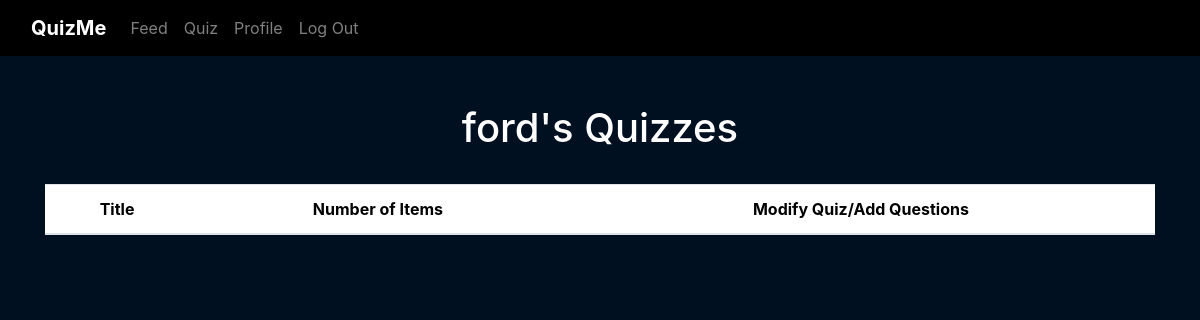
The app's page /quiz/ (signed in), older data.
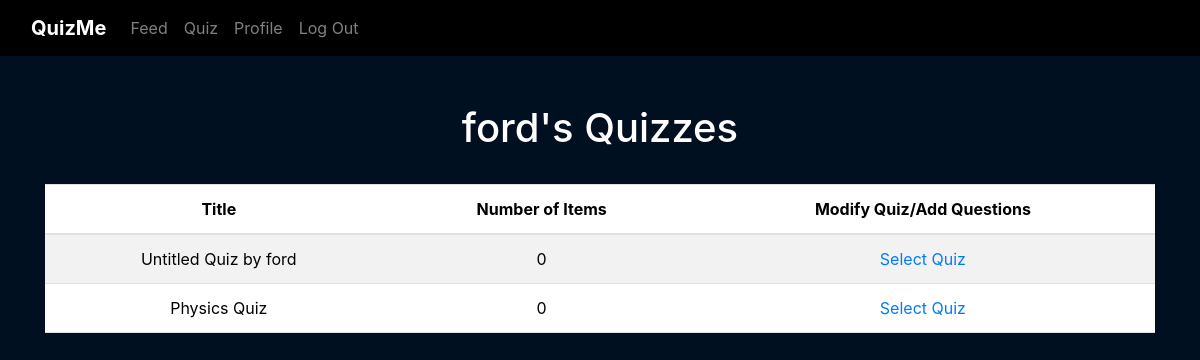
The same page, newer data.
### web_app/models.py (models this page shows)
class User(db.Model, UserMixin):
    __tablename__ = 'users'
    id = db.Column(db.Integer, primary_key=True)
    username = db.Column(db.String(50), nullable=False, unique=True)
    password = db.Column(db.String(500), nullable=False)
    quizzes = db.relationship('Quiz')

class Quiz(db.Model):
    __tablename__ = 'quizzes'
    id = db.Column(db.Integer, primary_key=True)
    title = db.Column(db.String(30), nullable=False)
    instructions = db.Column(db.String(1000))
    total_items = db.Column(db.Integer)
    user_id = db.Column(db.Integer, db.ForeignKey('users.id'))
    items = db.relationship('Item')

### web_app/blueprints/quiz/routes.py (the view)
@quiz.route('/')
def index():
    quizzes = Quiz.query.filter_by(user_id=current_user.id)
    return render_template('quiz/index.html', quizzes=quizzes)

### web_app/blueprints/quiz/templates/quiz/index.html (shortened to what this page needs)
{% extends "base.html" %}
{% block content %}
    <h1>{{ current_user.username }}'s Quizzes</h1>
    <br>
    <table class="table table-striped">
        <thead>
            <tr>
              <th>Title</th>
              <th>Number of Items</th>
              <th>Modify Quiz/Add Questions</th>
            </tr>
        </thead>
        <tbody>
            {% for quiz in quizzes %}
            <tr>
                <td>{{ quiz.title }}</td>
                <td>{{ quiz.total_items }}</td>
                <td>
                    <a href="{{ url_for('quiz.modify_quiz', quiz_id=quiz.id, quiz_title=quiz.title) }}">Select Quiz</a>
                </td>
            </tr>
            {% endfor %}
        </tbody>
    </table>
{% endblock %}

### web_app/templates/base.html (shortened to what this page needs)
<!DOCTYPE html>
<html lang="en">
    <head>
        <link href="https://cdn.jsdelivr.net/npm/bootstrap@5.3.3/dist/css/bootstrap.min.css" rel="stylesheet">
        <link rel="stylesheet" href="https://stackpath.bootstrapcdn.com/bootstrap/4.4.1/css/bootstrap.min.css"/>
        <link rel="stylesheet" href="https://stackpath.bootstrapcdn.com/font-awesome/4.7.0/css/font-awesome.min.css"/>
        <link rel="stylesheet" href="{{ url_for('static', filename='css/style.css') }}">
    </head>
    <body>
        <nav class="navbar navbar-expand-lg navbar-dark">
            <div class="container-fluid">
                <a class="navbar-brand" href="#">QuizMe</a>
                <div class="collapse navbar-collapse" id="navbarNav">
                    <ul class="navbar-nav">
                        {% if not current_user.is_authenticated %}
                            <li class="nav-item">
                                <a class="nav-link" href="{{ url_for('auth.index')}}">Home</a>
                            </li>
                            <li class="nav-item">
                                <a class="nav-link" href="{{ url_for('auth.login')}}">Log In</a>
                            </li>
                            <li class="nav-item">
                                <a class="nav-link" href="{{ url_for('auth.signup')}}">Sign Up</a>
                            </li>
                        {% else %}
                            <li class="nav-item">
                                <a class="nav-link" href="{{ url_for('feed.index')}}">Feed</a>
                            </li>
                            <li class="nav-item">
                                <a class="nav-link" href="{{ url_for('quiz.index')}}">Quiz</a>
                            </li>
                            <li class="nav-item">
                                <a class="nav-link" href="{{ url_for('profile.index')}}">Profile</a>
                            </li>
                            <li class="nav-item">
                                <a class="nav-link" href="{{ url_for('auth.logout')}}">Log Out</a>
                            </li>
                        {% endif %}
                    </ul>
                </div>
            </div>
        </nav>
        <main class="container py-5 text-center">
            {% block content %}
            {% endblock %}
        </main>
    </body>
</html>

### web_app/static/css/style.css (style rules this page uses)
.navbar { background-color: black; }
.nav-link { color: gray; }
.navbar-brand { color: white; }
a[aria-current="page"], .navbar-brand { font-weight: bold; color:white; }
body { background-color: #001021; color: white; }

Row changes from the older to the newer data that the page shows:
added Quiz: title "Untitled Quiz by ford", total_items "0"
added Quiz: title "Physics Quiz", total_items "0"
